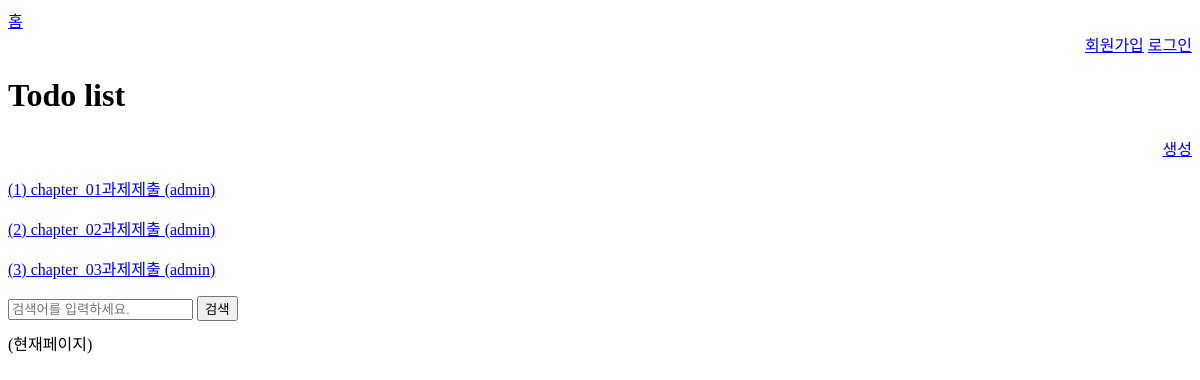
The app's page /, older data.
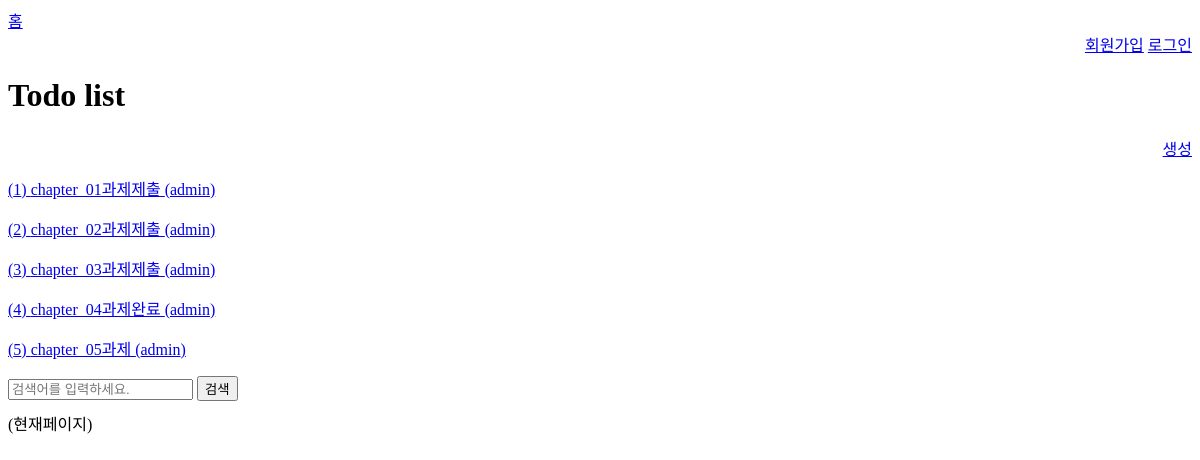
The same page, newer data.
### todo/models.py (models this page shows, shortened)
class Todo(models.Model):
    title = models.CharField(max_length=50)
    description = models.TextField(null=True)
    start_date = models.DateField(null=True)
    end_date = models.DateField(null=True)
    is_completed = models.BooleanField(default=False)
    created_at = models.DateTimeField(auto_now_add=True)
    modified_at = models.DateTimeField(auto_now=True)
    author = models.ForeignKey(User, on_delete=models.CASCADE)
    class Meta:
        verbose_name = 'Todo'
        verbose_name_plural = 'Todo list'

### todo/cb_views.py (the view)
# urls.py: path('', cb_views.TodoListView.as_view(), name='list'),
class TodoListView(ListView):
    model = Todo
    queryset= Todo.objects.all().order_by('created_at')
    template_name = 'todo_list.html'
    paginate_by = 10
    def get_queryset(self):
        queryset = super().get_queryset()
        q = self.request.GET.get('q')
        if q:
            queryset = queryset.filter(
                Q(title__icontains=q) |
                Q(description__icontains=q)
            )
        return queryset

### templates/todo_list.html (shortened to what this page needs)
{% extends 'base.html' %}
{% block content %}
    <h1>Todo list</h1>
    <p style="text-align: right">
        <a href="{% url 'todo:create' %}">생성</a>
    </p>
    {% for todo in object_list %}
        <p>
            <a href="{% url 'todo:info' todo.pk %}">
                ({{ todo.id }}) {{ todo.title }} <span>({{ todo.author.username }})</span>
            </a><br>
        </p>
    {% endfor %}
    <form method="get" style="margin-bottom:10px;">
        <input name="q" type="text" placeholder="검색어를 입력하세요." value="{% if request.GET.q %}{{ request.GET.q }}{% endif %}">
        <button>검색</button>
    </form>
    <div>
        {% for i in page_obj.paginator.page_range %}
            {% if page_obj.number == i %}
            <span>(현재페이지)</span>
            {% elif i > page_obj.number|add:-3 and i < page_obj.number|add:3 %}
                <a href="?page={{ i }}{% if request.GET.q %}&q={{ request.GET.q }}{% endif %}">{{ i }}</a>
            {% endif %}
        {% endfor %}
    </div>
{% endblock %}

Row changes from the older to the newer data that the page shows:
added Todo: id "4", title "chapter_04과제완료", author.username "admin"
added Todo: id "5", title "chapter_05과제", author.username "admin"
